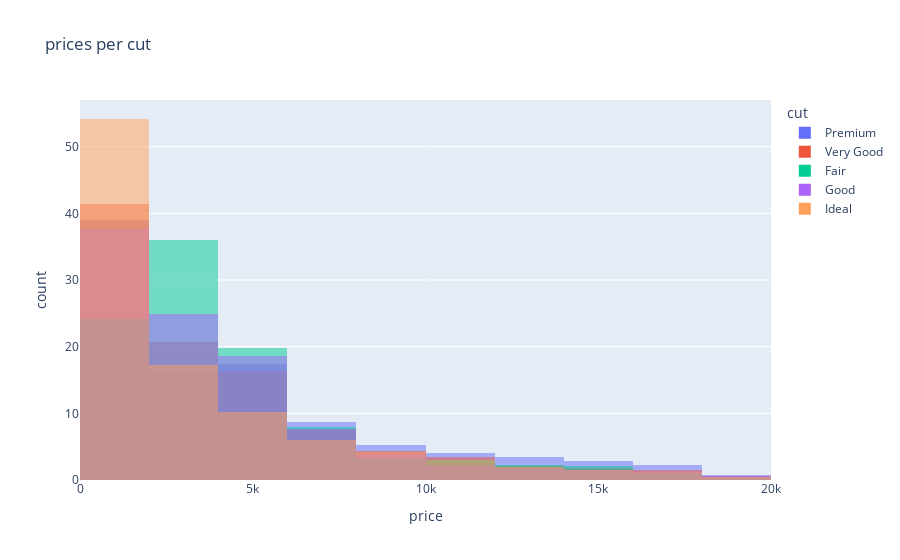

The cell this chart's notebook holds for it:
### Code cell
px.histogram(data_frame=diamonds, 
             x='price', 
             color='cut', 
             histnorm='percent', 
             barmode='overlay',
             title='prices per cut',
             nbins=10)

### Figure 1 — Plotly figure (JSON) as saved in the notebook; plotly's stock layout.template omitted (floating-point values rounded to 4 significant figures; data arrays with more than 128 entries replaced by an {"elided": "..."} marker saying what was removed)
{"data": [{"alignmentgroup": "True", "bingroup": "x", "histnorm": "percent", "hovertemplate": "cut=Premium<br>price=%{x}<br>count=%{y}<extra></extra>", "legendgroup": "Premium", "marker": {"color": "#636efa", "opacity": 0.5}, "name": "Premium", "nbinsx": 10, "offsetgroup": "Premium", "orientation": "v", "showlegend": true, "type": "histogram", "x": {"elided": "10260 int values"}, "xaxis": "x", "yaxis": "y"}, {"alignmentgroup": "True", "bingroup": "x", "histnorm": "percent", "hovertemplate": "cut=Very Good<br>price=%{x}<br>count=%{y}<extra></extra>", "legendgroup": "Very Good", "marker": {"color": "#EF553B", "opacity": 0.5}, "name": "Very Good", "nbinsx": 10, "offsetgroup": "Very Good", "orientation": "v", "showlegend": true, "type": "histogram", "x": {"elided": "9095 int values"}, "xaxis": "x", "yaxis": "y"}, {"alignmentgroup": "True", "bingroup": "x", "histnorm": "percent", "hovertemplate": "cut=Fair<br>price=%{x}<br>count=%{y}<extra></extra>", "legendgroup": "Fair", "marker": {"color": "#00cc96", "opacity": 0.5}, "name": "Fair", "nbinsx": 10, "offsetgroup": "Fair", "orientation": "v", "showlegend": true, "type": "histogram", "x": {"elided": "1217 int values"}, "xaxis": "x", "yaxis": "y"}, {"alignmentgroup": "True", "bingroup": "x", "histnorm": "percent", "hovertemplate": "cut=Good<br>price=%{x}<br>count=%{y}<extra></extra>", "legendgroup": "Good", "marker": {"color": "#ab63fa", "opacity": 0.5}, "name": "Good", "nbinsx": 10, "offsetgroup": "Good", "orientation": "v", "showlegend": true, "type": "histogram", "x": {"elided": "3663 int values"}, "xaxis": "x", "yaxis": "y"}, {"alignmentgroup": "True", "bingroup": "x", "histnorm": "percent", "hovertemplate": "cut=Ideal<br>price=%{x}<br>count=%{y}<extra></extra>", "legendgroup": "Ideal", "marker": {"color": "#FFA15A", "opacity": 0.5}, "name": "Ideal", "nbinsx": 10, "offsetgroup": "Ideal", "orientation": "v", "showlegend": true, "type": "histogram", "x": {"elided": "16220 int values"}, "xaxis": "x", "yaxis": "y"}], "layout": {"barmode": "overlay", "legend": {"title": {"text": "cut"}, "tracegroupgap": 0}, "title": {"text": "prices per cut"}, "xaxis": {"anchor": "y", "domain": [0, 1], "title": {"text": "price"}}, "yaxis": {"anchor": "x", "domain": [0, 1], "title": {"text": "count"}}}}
